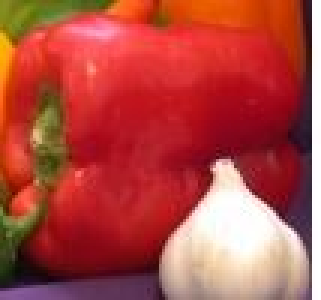
#> input picture ref.jpg, 107 x 100 px (shown 3 times larger)
$ python template_matching.py
#> lines starting #> are read from the running program, lines starting #| are printed output that depends on the picture; after the words box and inside, x2 and y2 are one past the last pixel; in counts of white or black regions, pixels touching at a corner belong together
import PIL
from PIL import Image,ImageOps
import numpy as np
from numpy import *
import cv2
import time


def inputs():

    refernce_file = "ref.jpg"
    test_file = "test.png"

    image = Image.open(refernce_file).convert('L')
    reference_array = asarray(image)

    image = Image.open(test_file).convert('L')
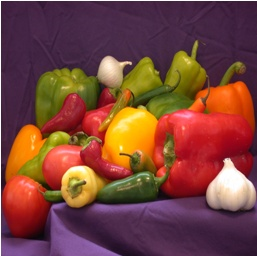
#> input picture test.png, 257 x 256 px
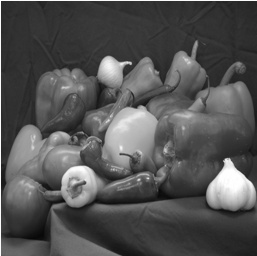
#> image: PIL image 257x256 L; min 8, max 255, mean 83
#> the answer given: 3
    test_array = asarray(image)

    return reference_array, test_array

def difference( reference_array, test_array, m, n ):

    t_ij = 0
    r_ij = 0

    total_d = 0

    for i in range ( m, m + reference_array.shape[0] ):
        for j in range ( n, n + reference_array.shape[1] ):
            t_ij = t_ij + test_array[i][j]
            r_ij = r_ij + reference_array[i-m][j-n]
            d = int(t_ij) - int(r_ij)
            d = d**2

            total_d = total_d + d

    return total_d


def exhaustive_search( reference_array, test_array ):

    min = difference( reference_array, test_array, 0, 0)
    min_m = 0
    min_n = 0

    search_area_x = test_array.shape[0] - reference_array.shape[0]
    searh_area_y = test_array.shape[1] - reference_array.shape[1]

    for m in range(search_area_x):
        for n in range(searh_area_y):

            a = difference(reference_array, test_array, m, n)
            #print(a)

            if ( a < min ):
                min = a
                min_m = m
                min_n = n

    return min_m, min_n

def find_8_points( center_x, center_y, d_x, d_y ):

    points = []

    points.append(( center_x + d_x, center_y ))
    points.append(( center_x - d_x, center_y ))
    points.append(( center_x, center_y + d_y ))
    points.append(( center_x, center_y - d_y ))
    points.append(( center_x + d_x, center_y + d_y ))
    points.append(( center_x + d_x, center_y - d_y ))
    points.append(( center_x - d_x, center_y + d_y ))
    points.append(( center_x - d_x, center_y - d_y ))

    return points

def find_minimum ( reference_array, test_array, points, search ):

    min = Infinity
    min_m = Infinity
    min_n = Infinity

    for i in range (len(points)):

        if( points[i][0]>= 0 and points[i][0]<= search[0] and points[i][1] >= 0 and points[i][1] <= search[1]):

            a = difference( reference_array, test_array, points[i][0], points[i][1] )

            if( a< min ):
                min = a;
                min_m = points[i][0]
                min_n = points[i][1]

    return min_m,min_n


def logarithmic_search( reference_array, test_array):

    search_area_x = test_array.shape[0] - reference_array.shape[0]
    search_area_y = test_array.shape[1] - reference_array.shape[1]

    center_x = math.ceil( search_area_x/2 )
    center_y = math.ceil( search_area_y/2 )

    k_x = math.ceil( np.log2(center_x) )
    k_y = math.ceil( np.log2(center_y) )

    d_x = 2**( k_x-1 )
    d_y = 2**( k_y-1 )


    search = ( search_area_x,search_area_y )

    while(True):

        """print("center")
        print(center_x)
        print(center_y)

        print("distance")
        print( d_x )
        print( d_y )"""


        points = find_8_points( center_x, center_y, d_x, d_y )

        center_x, center_y = find_minimum( reference_array, test_array, points, search )

        if( d_x== 1 or d_y == 1):
            break

        d_x = int(d_x/2)
        d_y = int(d_y/2)

    return center_x, center_y

def hierarchical_search():

    test_image = cv2.imread("test.png")
    ref_image = cv2.imread("ref.jpg")

    test_image = cv2.cvtColor(test_image, cv2.COLOR_BGR2GRAY)
#> test_image: shape (256, 257)
    ref_image = cv2.cvtColor(ref_image, cv2.COLOR_BGR2GRAY)
#> ref_image: shape (100, 107)

    level_zero_test = asarray(test_image)
    level_zero_ref = asarray(ref_image)

    level_one_test = cv2.GaussianBlur(test_image, (15, 15), 0)
    level_one_test = asarray(level_one_test)
    level_one_test = level_one_test[::2, ::2]
#> level_one_test: shape (128, 129)

    level_one_ref = cv2.GaussianBlur(ref_image, (15, 15), 0)
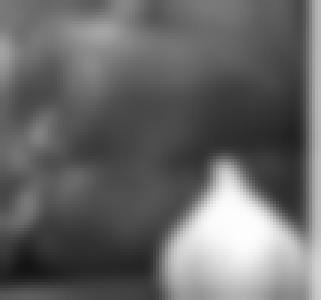
#> level_one_ref: shape (100, 107) (shown 3 times larger); min 19, max 254, mean 103.6
    level_one_ref = asarray(level_one_ref)
    level_one_ref = level_one_ref[::2, ::2]
#> level_one_ref: shape (50, 54)


    level_two_test = cv2.GaussianBlur(level_one_test, (15, 15), 0)
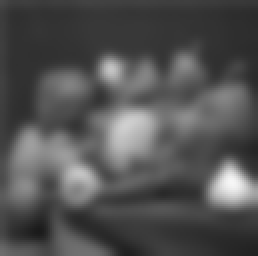
#> level_two_test: shape (128, 129) (shown 2 times larger); min 26, max 246, mean 82.2
    level_two_test = level_two_test[::2, ::2]
#> level_two_test: shape (64, 65)


    level_two_ref = cv2.GaussianBlur(level_one_ref, (15, 15), 0)
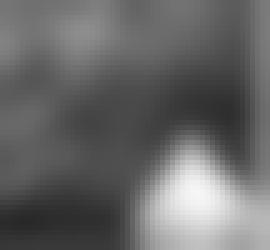
#> level_two_ref: shape (50, 54) (shown 5 times larger); min 40, max 246, mean 103.4
    level_two_ref = level_two_ref[::2, ::2]
#> level_two_ref: shape (25, 27)


    """cv2.imwrite("testing.png", level_one_test)
    cv2.imwrite("testing2.png", level_two_test)"""


    min_m, min_n = exhaustive_search( level_two_ref,level_two_test )
#> after the loop in difference, `for i in range ( m, m + reference_array.shape[0] ):`: r_ij = 69513; t_ij = 42509; total_d = 170454810535


    center_x = min_m*2
    center_y = min_n*2

    points = find_8_points( center_x,center_y,1,1 )
    points.append((center_x, center_y))

    search_area_x = level_one_test.shape[0] - level_one_ref.shape[0]
    search_area_y = level_one_test.shape[1] - level_one_ref.shape[1]
    search = (search_area_x, search_area_y)


    min_m,min_n = find_minimum( level_one_ref,level_one_test, points, search)
#> the loop in find_minimum, `for i in range (len(points)): ` made 9 passes


    center_x = min_m * 2
    center_y = min_n * 2

    points = find_8_points(center_x, center_y, 1, 1)
    points.append((center_x, center_y))

    search_area_x = level_zero_test.shape[0] - level_zero_ref.shape[0]
    search_area_y = level_zero_test.shape[1] - level_zero_ref.shape[1]
    search = (search_area_x, search_area_y)

    min_m, min_n = find_minimum(level_zero_ref, level_zero_test, points, search)
#> the loop in find_minimum (call 2), `for i in range (len(points)): ` made 9 passes
#| 107 146

    return min_m,min_n


def output_image(  min_m, min_n ):

#> called with min_m = 107, min_n = 146
    test_image = cv2.imread("test.png")
    ref_image = cv2.imread("ref.jpg")

    test_array = asarray(test_image)
    reference_array = asarray(ref_image)

    test_array.setflags(write=1)

    for i in range(reference_array.shape[0]):
        test_array[min_m + i][min_n] = 0
        test_array[min_m + i][min_n + reference_array.shape[1]] = 0
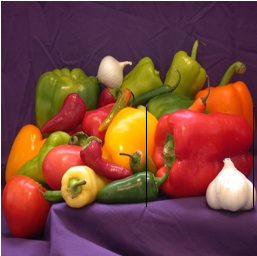
#> test_array: shape (256, 257, 3); mean B, G, R 58.9, 67.6, 121.3


    for j in range(reference_array.shape[1]):
        test_array[min_m][min_n + j] = 0
        test_array[min_m + reference_array.shape[0]][min_n + j] = 0
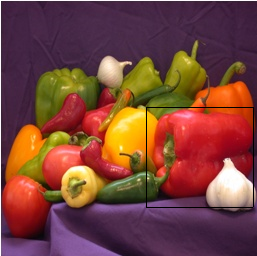
#> test_array: shape (256, 257, 3); 0.32% of pixels changed, all inside (x1, y1, x2, y2) = (146, 107, 253, 208)

    cv2.imwrite("output.png", test_array)


def main():

    reference_array, test_array = inputs()

    """print( reference_array.shape )
    print( test_array.shape )"""

    print("1 For Exhaustive\n2 for Logarithmic \n3 for Hierarchical")
    s = int(input())

    if(s==1):
        print("EXHAUSTIVE SEARCH")

        start = time.time()
        min_m, min_n = exhaustive_search( reference_array,test_array )
        print(min_m,min_n)
        output_image( min_m, min_n )
        end = time.time()
        print("Elapsed time: ", end - start)

    elif(s==2):
        print("2D LOGARITHMIC SEARCH")

        start = time.time()
        min_m,min_n = logarithmic_search( reference_array, test_array )
        print(min_m,min_n)
        output_image(min_m, min_n)
        end = time.time()
        print("Elapsed time: ", end - start)

    elif(s==3):
        print("HIERARCHICAL SEARCH")

        start = time.time()
        min_m,min_n = hierarchical_search()
        print(min_m, min_n)
        output_image(min_m,min_n)
        end = time.time()
        print("Elapsed time: ",end-start)


if __name__ == '__main__':
    main()
